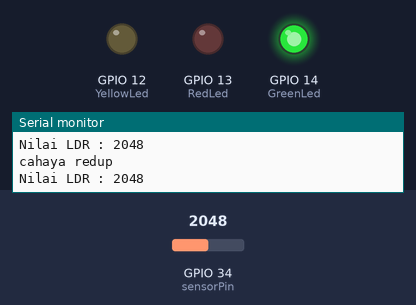
Recording of a sketch running on a simulated ESP32. On the bench: output pins drawn as LEDs (lit = HIGH), the last lines printed to the serial monitor. The test bench sets the inputs (shaded band); at power-on: GPIO 34 (sensorPin) = 2048.

Above: at 2.8 s.
2.9 s: GPIO 34 (sensorPin) set to 112
6.2 s: GPIO 34 (sensorPin) set to 90
At 9.3 s:
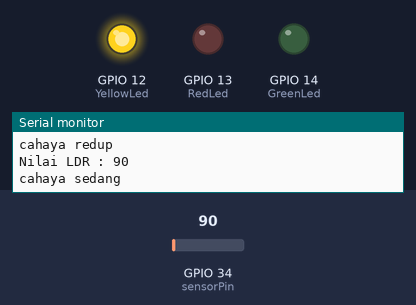
10.5 s: GPIO 34 (sensorPin) set to 0
At 13.6 s:
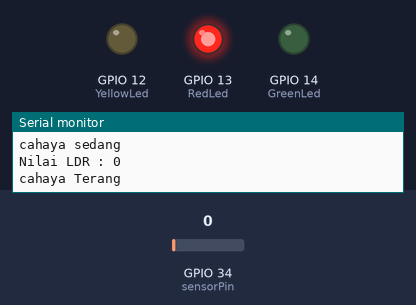
14.5 s: GPIO 34 (sensorPin) set to 140
At 17.8 s:
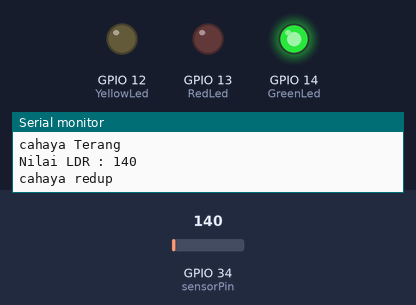
18.5 s: GPIO 34 (sensorPin) set to 60
At 22.1 s:
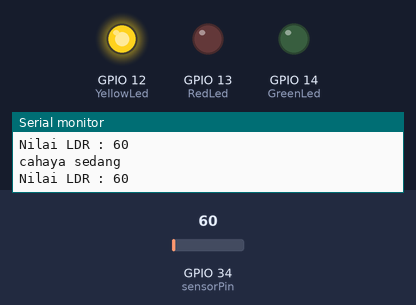
Timing chart, 0 to 23.5 s (numbered marks = the images above; inputs shaded):
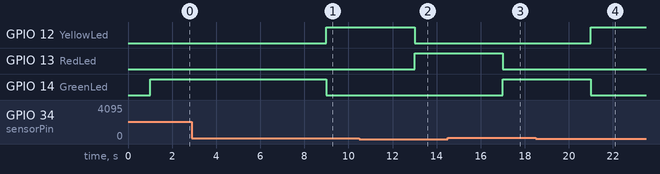

Measured:
- the behaviour switches between 101 and 100 on GPIO 34 (sensorPin) (found by bisection; images 0 and 1)
- after the input at 6.2 s, GPIO 12 (YellowLed): LOW → HIGH after 2.8 s; GPIO 14 (GreenLed): HIGH → LOW after 2.8 s
- after the input at 10.5 s, GPIO 12 (YellowLed): HIGH → LOW after 2.5 s; GPIO 13 (RedLed): LOW → HIGH after 2.5 s
- after the input at 14.5 s, GPIO 13 (RedLed): HIGH → LOW after 2.5 s; GPIO 14 (GreenLed): LOW → HIGH after 2.5 s
- after the input at 18.5 s, GPIO 12 (YellowLed): LOW → HIGH after 2.5 s; GPIO 14 (GreenLed): HIGH → LOW after 2.5 s

The sketch:

mappi32_ldr_led.ino
```cpp
//Ndaisna_

int sensorPin = 34; //pin AO Ldr
int sensorValue;


//pin LED
#define RedLed  13
#define YellowLed  12
#define GreenLed  14
void setup () {
  Serial.begin(112500); //baundrate agar bisa ditampilkan di serial monitor
  pinMode (RedLed, OUTPUT);
  pinMode (YellowLed, OUTPUT);
  pinMode (GreenLed, OUTPUT);
}
void loop () {
  sensorValue = analogRead(sensorPin);
  Serial.print("Nilai LDR : ");
  Serial.println(sensorValue);
  delay (1000);
  if (sensorValue == 0) {       //jika 0 maka yang nyala merah
    Serial.println("cahaya Terang");
    digitalWrite (GreenLed, LOW);
    digitalWrite (RedLed, HIGH);
    digitalWrite (YellowLed, LOW);
  }
  else if (sensorValue >= 0 && sensorValue <= 100) {  //jika lebih dari 0 dan kurang dari 100 yang nyala kuning
    Serial.println("cahaya sedang");
    digitalWrite (YellowLed, HIGH);
    digitalWrite (RedLed, LOW);
    digitalWrite (GreenLed, LOW);
  }
  else if (sensorValue > 100 && sensorValue  <= 4095) {  //jika lebih dari 100 dan kurang dari 4095 yang nyala warna hijau
    Serial.println("cahaya redup");
    digitalWrite (RedLed, LOW);
    digitalWrite (YellowLed, LOW);
    digitalWrite (GreenLed, HIGH);
  }

  delay(1000);
}
```
